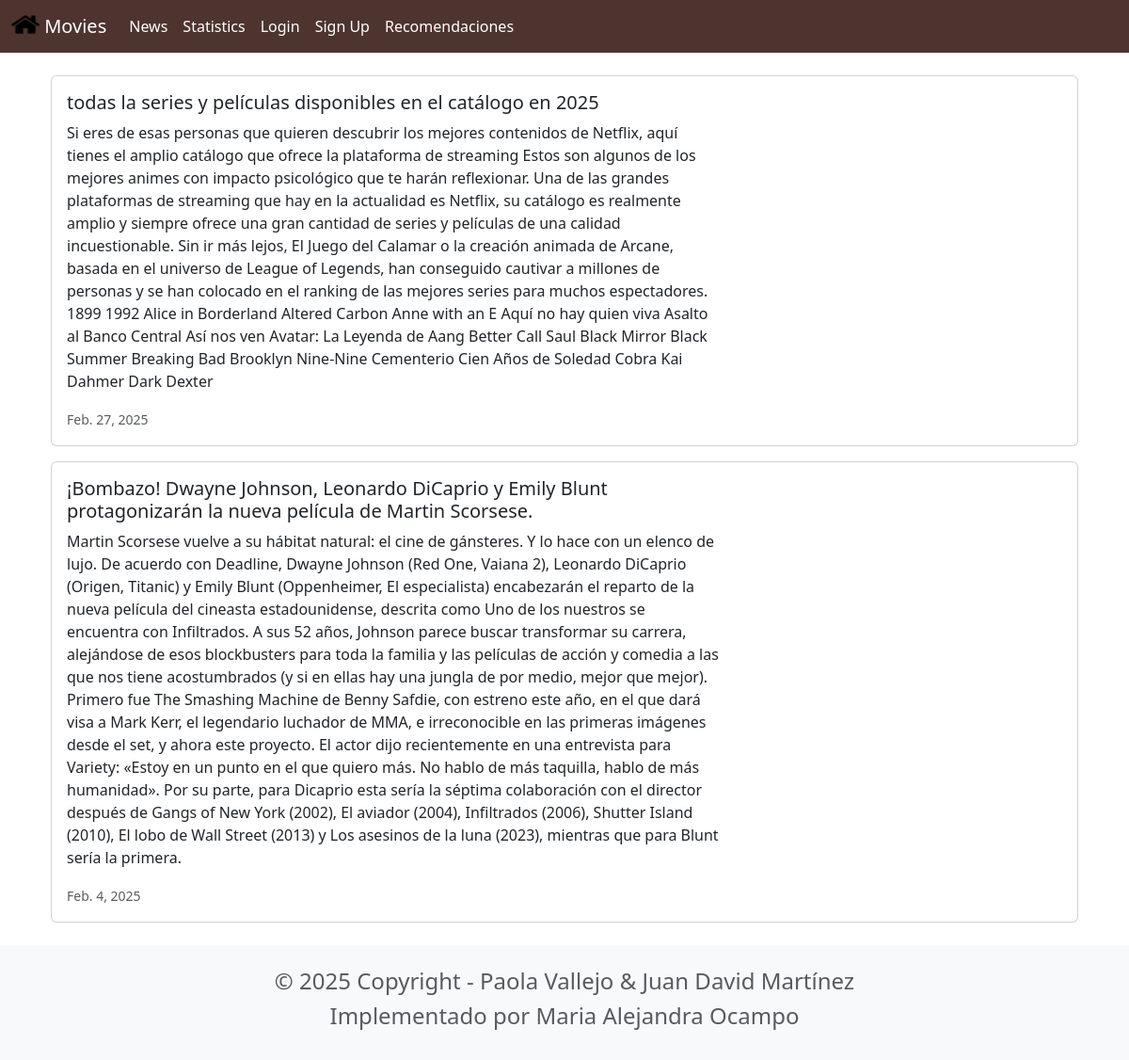
Page /news/ on the committed database.
### news/models.py (models this page shows, shortened)
class News(models.Model):
    headline = models.CharField(max_length=200)
    body = models.TextField()
    date = models.DateField()

### news/views.py (the view)
# urls.py: path('news/', include('news.urls')),
def news(request):
    newss = News.objects.all().order_by('-date')
    return render(request, 'news.html', {'newss': newss})

### news/templates/news.html
{% extends 'base.html' %}
{% block content %}
<div class="container">
    {% for news in newss %}
        <div class="card mb-3">
            <div class="row g-0">
                <div class="col-md-8">
                    <div class="card-body">
                        <h5 class="card-title">{{ news.headline }}</h5>
                        <p class="card-text">{{ news.body }}</p>
                        <p class="card-text">
                            <small class="text-muted">{{ news.date }}</small>
                        </p>
                    </div>
                </div>
            </div>
        </div>
    {% endfor %}
</div>
{% endblock content %}

### rows in the picture
News: headline "todas la series y películas disponibles en el catálogo en 2025", body "Si eres de esas personas que quieren descubrir los mejores contenidos de Netflix, aquí tienes el amplio catálogo que ofrece la plataforma de streaming Estos son algunos de los mejores animes con impacto psicológico que te harán reflexionar. Una de las grandes plataformas de streaming que hay en la actualidad es Netflix, su catálogo es realmente amplio y siempre ofrece una gran cantidad de series y películas de una calidad incuestionable. Sin ir más lejos, El Juego del Calamar o la creación animada de Arcane, basada en el universo de League of Legends, han conseguido cautivar a millones de personas y se han colocado en el ranking de las mejores series para muchos espectadores. 1899 1992…", date "Feb. 27, 2025"
News: headline "¡Bombazo! Dwayne Johnson, Leonardo DiCaprio y Emily Blunt protagonizarán la nueva película de Martin Scorsese.", body "Martin Scorsese vuelve a su hábitat natural: el cine de gánsteres. Y lo hace con un elenco de lujo. De acuerdo con Deadline, Dwayne Johnson (Red One, Vaiana 2), Leonardo DiCaprio (Origen, Titanic) y Emily Blunt (Oppenheimer, El especialista) encabezarán el reparto de la nueva película del cineasta estadounidense, descrita como Uno de los nuestros se encuentra con Infiltrados. A sus 52 años, Johnson parece buscar transformar su carrera, alejándose de esos blockbusters para toda la familia y las películas de acción y comedia a las que nos tiene acostumbrados (y si en ellas hay una jungla de por medio, mejor que mejor). Primero fue The Smashing Machine de Benny Safdie, con estreno este año, en…", date "Feb. 4, 2025"
